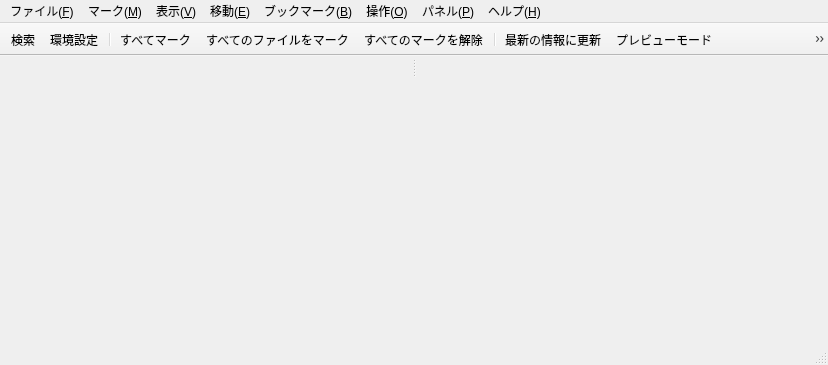
<?xml version="1.0" encoding="UTF-8"?>
<ui version="4.0">
 <class>MainWindow</class>
 <widget class="QMainWindow" name="MainWindow">
  <property name="geometry">
   <rect>
    <x>0</x>
    <y>0</y>
    <width>828</width>
    <height>365</height>
   </rect>
  </property>
  <property name="windowTitle">
   <string>MainWindow</string>
  </property>
  <property name="windowIcon">
   <iconset resource="resource.qrc">
    <normaloff>:/images/Gefu.png</normaloff>:/images/Gefu.png</iconset>
  </property>
  <widget class="QWidget" name="centralWidget">
   <layout class="QVBoxLayout" name="verticalLayout_3">
    <property name="spacing">
     <number>0</number>
    </property>
    <property name="leftMargin">
     <number>0</number>
    </property>
    <property name="topMargin">
     <number>0</number>
    </property>
    <property name="rightMargin">
     <number>0</number>
    </property>
    <property name="bottomMargin">
     <number>0</number>
    </property>
    <item>
     <widget class="QSplitter" name="splitter">
      <property name="orientation">
       <enum>Qt::Horizontal</enum>
      </property>
      <widget class="QWidget" name="layoutWidget">
       <layout class="QVBoxLayout" name="verticalLayout_2">
        <property name="spacing">
         <number>0</number>
        </property>
        <item>
         <widget class="AnyView" name="pane1" native="true">
          <property name="sizePolicy">
           <sizepolicy hsizetype="Expanding" vsizetype="Expanding">
            <horstretch>0</horstretch>
            <verstretch>0</verstretch>
           </sizepolicy>
          </property>
         </widget>
        </item>
       </layout>
      </widget>
      <widget class="QWidget" name="layoutWidget">
       <layout class="QVBoxLayout" name="verticalLayout_1">
        <property name="spacing">
         <number>0</number>
        </property>
        <item>
         <widget class="AnyView" name="pane2" native="true">
          <property name="sizePolicy">
           <sizepolicy hsizetype="Expanding" vsizetype="Expanding">
            <horstretch>0</horstretch>
            <verstretch>0</verstretch>
           </sizepolicy>
          </property>
         </widget>
        </item>
       </layout>
      </widget>
     </widget>
    </item>
    <item>
     <widget class="AnyView" name="pane3" native="true">
      <property name="sizePolicy">
       <sizepolicy hsizetype="Expanding" vsizetype="Expanding">
        <horstretch>0</horstretch>
        <verstretch>0</verstretch>
       </sizepolicy>
      </property>
     </widget>
    </item>
   </layout>
  </widget>
  <widget class="QToolBar" name="mainToolBar">
   <property name="movable">
    <bool>false</bool>
   </property>
   <property name="iconSize">
    <size>
     <width>24</width>
     <height>24</height>
    </size>
   </property>
   <attribute name="toolBarArea">
    <enum>TopToolBarArea</enum>
   </attribute>
   <attribute name="toolBarBreak">
    <bool>false</bool>
   </attribute>
   <addaction name="action_Search"/>
   <addaction name="action_Setting"/>
   <addaction name="separator"/>
   <addaction name="mark_All"/>
   <addaction name="mark_AllFiles"/>
   <addaction name="mark_AllOff"/>
   <addaction name="separator"/>
   <addaction name="view_Refresh"/>
   <addaction name="view_HalfMode"/>
   <addaction name="view_Filter"/>
   <addaction name="separator"/>
   <addaction name="move_Back"/>
   <addaction name="move_Forward"/>
   <addaction name="move_Root"/>
   <addaction name="move_Home"/>
   <addaction name="move_Jump"/>
   <addaction name="separator"/>
   <addaction name="cmd_NewFile"/>
   <addaction name="cmd_NewFolder"/>
   <addaction name="separator"/>
   <addaction name="help_About"/>
  </widget>
  <widget class="QStatusBar" name="statusBar"/>
  <widget class="QMenuBar" name="menuBar">
   <property name="geometry">
    <rect>
     <x>0</x>
     <y>0</y>
     <width>828</width>
     <height>22</height>
    </rect>
   </property>
   <widget class="QMenu" name="menu_File">
    <property name="title">
     <string>ファイル(&amp;F)</string>
    </property>
    <addaction name="action_Open"/>
    <addaction name="action_Exec"/>
    <addaction name="action_OpenEditor"/>
    <addaction name="action_OpenTerminal"/>
    <addaction name="action_OpenArchiver"/>
    <addaction name="action_Command"/>
    <addaction name="separator"/>
    <addaction name="action_Search"/>
    <addaction name="action_SearchNext"/>
    <addaction name="action_SearchPrev"/>
    <addaction name="separator"/>
    <addaction name="action_Setting"/>
    <addaction name="separator"/>
    <addaction name="action_Quit"/>
   </widget>
   <widget class="QMenu" name="menu_Mark">
    <property name="title">
     <string>マーク(&amp;M)</string>
    </property>
    <addaction name="mark_Toggle"/>
    <addaction name="mark_All"/>
    <addaction name="mark_AllFiles"/>
    <addaction name="mark_AllOff"/>
    <addaction name="mark_Invert"/>
   </widget>
   <widget class="QMenu" name="menu_View">
    <property name="title">
     <string>表示(&amp;V)</string>
    </property>
    <addaction name="view_FromOther"/>
    <addaction name="view_ToOther"/>
    <addaction name="view_Swap"/>
    <addaction name="view_Refresh"/>
    <addaction name="view_HalfMode"/>
    <addaction name="separator"/>
    <addaction name="view_Hidden"/>
    <addaction name="view_System"/>
    <addaction name="separator"/>
    <addaction name="view_FontSizeUp"/>
    <addaction name="view_FontSizeDown"/>
    <addaction name="separator"/>
    <addaction name="view_Sort"/>
    <addaction name="view_Filter"/>
   </widget>
   <widget class="QMenu" name="menu_Move">
    <property name="title">
     <string>移動(&amp;E)</string>
    </property>
    <addaction name="move_Back"/>
    <addaction name="move_Forward"/>
    <addaction name="move_History"/>
    <addaction name="separator"/>
    <addaction name="move_Home"/>
    <addaction name="move_Parent"/>
    <addaction name="move_Root"/>
    <addaction name="move_Jump"/>
    <addaction name="separator"/>
    <addaction name="move_Up"/>
    <addaction name="move_Down"/>
    <addaction name="move_Begin"/>
    <addaction name="move_End"/>
    <addaction name="separator"/>
    <addaction name="move_UpOther"/>
    <addaction name="move_DownOther"/>
    <addaction name="move_BeginOther"/>
    <addaction name="move_EndOther"/>
   </widget>
   <widget class="QMenu" name="menu_Operate">
    <property name="title">
     <string>操作(&amp;O)</string>
    </property>
    <addaction name="cmd_Copy"/>
    <addaction name="cmd_Move"/>
    <addaction name="cmd_Delete"/>
    <addaction name="separator"/>
    <addaction name="cmd_Rename"/>
    <addaction name="separator"/>
    <addaction name="cmd_NewFile"/>
    <addaction name="cmd_NewFolder"/>
    <addaction name="separator"/>
    <addaction name="copy_Filename"/>
    <addaction name="copy_Fullpath"/>
   </widget>
   <widget class="QMenu" name="menu_Help">
    <property name="title">
     <string>ヘルプ(&amp;H)</string>
    </property>
    <addaction name="check_Update"/>
    <addaction name="help_About"/>
   </widget>
   <widget class="QMenu" name="menu_Bookmark">
    <property name="title">
     <string>ブックマーク(&amp;B)</string>
    </property>
    <addaction name="bookmark_Edit"/>
    <addaction name="separator"/>
   </widget>
   <widget class="QMenu" name="menu_Panel">
    <property name="title">
     <string>パネル(&amp;P)</string>
    </property>
    <addaction name="split_Center"/>
    <addaction name="expand_Left"/>
    <addaction name="expand_Right"/>
   </widget>
   <addaction name="menu_File"/>
   <addaction name="menu_Mark"/>
   <addaction name="menu_View"/>
   <addaction name="menu_Move"/>
   <addaction name="menu_Bookmark"/>
   <addaction name="menu_Operate"/>
   <addaction name="menu_Panel"/>
   <addaction name="menu_Help"/>
  </widget>
  <action name="action_Quit">
   <property name="icon">
    <iconset resource="resource.qrc">
     <normaloff>:/images/Exit.png</normaloff>:/images/Exit.png</iconset>
   </property>
   <property name="text">
    <string>終了</string>
   </property>
   <property name="toolTip">
    <string>終了</string>
   </property>
   <property name="shortcut">
    <string>Q</string>
   </property>
   <property name="menuRole">
    <enum>QAction::QuitRole</enum>
   </property>
  </action>
  <action name="action_Open">
   <property name="icon">
    <iconset resource="resource.qrc">
     <normaloff>:/images/Open.png</normaloff>:/images/Open.png</iconset>
   </property>
   <property name="text">
    <string>開く</string>
   </property>
   <property name="toolTip">
    <string>開く</string>
   </property>
   <property name="shortcut">
    <string>Return</string>
   </property>
  </action>
  <action name="action_Exec">
   <property name="icon">
    <iconset resource="resource.qrc">
     <normaloff>:/images/Play.png</normaloff>:/images/Play.png</iconset>
   </property>
   <property name="text">
    <string>アプリケーションで開く</string>
   </property>
   <property name="toolTip">
    <string>アプリケーションで開く</string>
   </property>
   <property name="shortcut">
    <string>Shift+Return</string>
   </property>
  </action>
  <action name="view_FromOther">
   <property name="icon">
    <iconset theme="隣のパネルと同じフォルダを表示"/>
   </property>
   <property name="text">
    <string>隣のパネルと同じフォルダを表示</string>
   </property>
   <property name="shortcut">
    <string>O</string>
   </property>
  </action>
  <action name="view_ToOther">
   <property name="text">
    <string>隣のパネルに同じフォルダを表示</string>
   </property>
   <property name="toolTip">
    <string>隣のパネルに同じフォルダを表示</string>
   </property>
   <property name="shortcut">
    <string>Shift+O</string>
   </property>
  </action>
  <action name="mark_Toggle">
   <property name="text">
    <string>マーク/解除</string>
   </property>
   <property name="toolTip">
    <string>マーク/解除</string>
   </property>
   <property name="shortcut">
    <string>Space</string>
   </property>
  </action>
  <action name="mark_All">
   <property name="icon">
    <iconset resource="resource.qrc">
     <normaloff>:/images/Ok.png</normaloff>:/images/Ok.png</iconset>
   </property>
   <property name="text">
    <string>すべてマーク</string>
   </property>
   <property name="toolTip">
    <string>すべてマーク</string>
   </property>
   <property name="shortcut">
    <string>Shift+A</string>
   </property>
  </action>
  <action name="mark_AllFiles">
   <property name="icon">
    <iconset resource="resource.qrc">
     <normaloff>:/images/Check boxes.png</normaloff>:/images/Check boxes.png</iconset>
   </property>
   <property name="text">
    <string>すべてのファイルをマーク</string>
   </property>
   <property name="toolTip">
    <string>すべてのファイルをマーク</string>
   </property>
   <property name="shortcut">
    <string>A</string>
   </property>
  </action>
  <action name="mark_AllOff">
   <property name="icon">
    <iconset resource="resource.qrc">
     <normaloff>:/images/Cancel.png</normaloff>:/images/Cancel.png</iconset>
   </property>
   <property name="text">
    <string>すべてのマークを解除</string>
   </property>
   <property name="toolTip">
    <string>すべてのマークを解除</string>
   </property>
   <property name="shortcut">
    <string>U</string>
   </property>
  </action>
  <action name="mark_Invert">
   <property name="text">
    <string>マークを反転</string>
   </property>
   <property name="toolTip">
    <string>マークを反転</string>
   </property>
   <property name="shortcut">
    <string>I</string>
   </property>
  </action>
  <action name="view_Swap">
   <property name="icon">
    <iconset resource="resource.qrc">
     <normaloff>:/images/Flip.png</normaloff>:/images/Flip.png</iconset>
   </property>
   <property name="text">
    <string>表示フォルダを交換</string>
   </property>
   <property name="toolTip">
    <string>表示フォルダを交換</string>
   </property>
   <property name="shortcut">
    <string>W</string>
   </property>
  </action>
  <action name="action_Setting">
   <property name="icon">
    <iconset resource="resource.qrc">
     <normaloff>:/images/Settings.png</normaloff>:/images/Settings.png</iconset>
   </property>
   <property name="text">
    <string>環境設定...</string>
   </property>
   <property name="toolTip">
    <string>環境設定...</string>
   </property>
   <property name="shortcut">
    <string>Z</string>
   </property>
   <property name="menuRole">
    <enum>QAction::PreferencesRole</enum>
   </property>
  </action>
  <action name="view_Hidden">
   <property name="checkable">
    <bool>true</bool>
   </property>
   <property name="text">
    <string>隠しファイルを表示</string>
   </property>
   <property name="toolTip">
    <string>隠しファイルを表示</string>
   </property>
   <property name="shortcut">
    <string>Shift+H</string>
   </property>
  </action>
  <action name="view_Sort">
   <property name="text">
    <string>ソート方法...</string>
   </property>
   <property name="toolTip">
    <string>ソート方法...</string>
   </property>
   <property name="shortcut">
    <string>S</string>
   </property>
  </action>
  <action name="move_Down">
   <property name="icon">
    <iconset resource="resource.qrc">
     <normaloff>:/images/Go down.png</normaloff>:/images/Go down.png</iconset>
   </property>
   <property name="text">
    <string>カーソルを下に</string>
   </property>
   <property name="toolTip">
    <string>カーソルを下に</string>
   </property>
   <property name="shortcut">
    <string>J</string>
   </property>
  </action>
  <action name="move_Up">
   <property name="icon">
    <iconset resource="resource.qrc">
     <normaloff>:/images/Go up.png</normaloff>:/images/Go up.png</iconset>
   </property>
   <property name="text">
    <string>カーソルを上に</string>
   </property>
   <property name="toolTip">
    <string>カーソルを上に</string>
   </property>
   <property name="shortcut">
    <string>K</string>
   </property>
  </action>
  <action name="move_Back">
   <property name="icon">
    <iconset resource="resource.qrc">
     <normaloff>:/images/Back.png</normaloff>:/images/Back.png</iconset>
   </property>
   <property name="text">
    <string>戻る</string>
   </property>
   <property name="toolTip">
    <string>戻る</string>
   </property>
   <property name="shortcut">
    <string>[</string>
   </property>
  </action>
  <action name="move_Forward">
   <property name="icon">
    <iconset resource="resource.qrc">
     <normaloff>:/images/Forward.png</normaloff>:/images/Forward.png</iconset>
   </property>
   <property name="text">
    <string>進む</string>
   </property>
   <property name="toolTip">
    <string>進む</string>
   </property>
   <property name="shortcut">
    <string>]</string>
   </property>
  </action>
  <action name="move_History">
   <property name="text">
    <string>履歴...</string>
   </property>
   <property name="toolTip">
    <string>履歴...</string>
   </property>
   <property name="shortcut">
    <string>R</string>
   </property>
  </action>
  <action name="move_Parent">
   <property name="icon">
    <iconset resource="resource.qrc">
     <normaloff>:/images/Up.png</normaloff>:/images/Up.png</iconset>
   </property>
   <property name="text">
    <string>親フォルダに移動</string>
   </property>
   <property name="toolTip">
    <string>親フォルダに移動</string>
   </property>
   <property name="shortcut">
    <string>Backspace</string>
   </property>
  </action>
  <action name="move_Root">
   <property name="icon">
    <iconset resource="resource.qrc">
     <normaloff>:/images/Monitor.png</normaloff>:/images/Monitor.png</iconset>
   </property>
   <property name="text">
    <string>ルートフォルダに移動</string>
   </property>
   <property name="toolTip">
    <string>ルートフォルダに移動</string>
   </property>
   <property name="shortcut">
    <string>Shift+Backspace</string>
   </property>
  </action>
  <action name="move_Jump">
   <property name="icon">
    <iconset resource="resource.qrc">
     <normaloff>:/images/Folder.png</normaloff>:/images/Folder.png</iconset>
   </property>
   <property name="text">
    <string>フォルダを選択して移動</string>
   </property>
   <property name="toolTip">
    <string>フォルダを選択して移動</string>
   </property>
   <property name="shortcut">
    <string>G</string>
   </property>
  </action>
  <action name="move_Home">
   <property name="icon">
    <iconset resource="resource.qrc">
     <normaloff>:/images/Home.png</normaloff>:/images/Home.png</iconset>
   </property>
   <property name="text">
    <string>ホームフォルダに移動</string>
   </property>
   <property name="toolTip">
    <string>ホームフォルダに移動</string>
   </property>
   <property name="shortcut">
    <string>H</string>
   </property>
  </action>
  <action name="move_Begin">
   <property name="text">
    <string>カーソルを先頭に</string>
   </property>
   <property name="toolTip">
    <string>カーソルを先頭に</string>
   </property>
   <property name="shortcut">
    <string>Shift+J</string>
   </property>
  </action>
  <action name="move_End">
   <property name="text">
    <string>カーソルを末尾に</string>
   </property>
   <property name="toolTip">
    <string>カーソルを末尾に</string>
   </property>
   <property name="shortcut">
    <string>Shift+K</string>
   </property>
  </action>
  <action name="action_OpenEditor">
   <property name="icon">
    <iconset resource="resource.qrc">
     <normaloff>:/images/Edit page.png</normaloff>:/images/Edit page.png</iconset>
   </property>
   <property name="text">
    <string>エディタで開く</string>
   </property>
   <property name="toolTip">
    <string>エディタで開く</string>
   </property>
   <property name="shortcut">
    <string>E</string>
   </property>
  </action>
  <action name="action_Command">
   <property name="icon">
    <iconset resource="resource.qrc">
     <normaloff>:/images/Export.png</normaloff>:/images/Export.png</iconset>
   </property>
   <property name="text">
    <string>コマンドを実行...</string>
   </property>
   <property name="toolTip">
    <string>コマンドを実行...</string>
   </property>
   <property name="shortcut">
    <string>X</string>
   </property>
  </action>
  <action name="cmd_Copy">
   <property name="icon">
    <iconset resource="resource.qrc">
     <normaloff>:/images/Copy.png</normaloff>:/images/Copy.png</iconset>
   </property>
   <property name="text">
    <string>選択項目を隣のパネルにコピー</string>
   </property>
   <property name="toolTip">
    <string>選択項目を隣のパネルにコピー</string>
   </property>
   <property name="shortcut">
    <string>Ctrl+C</string>
   </property>
  </action>
  <action name="cmd_Move">
   <property name="icon">
    <iconset resource="resource.qrc">
     <normaloff>:/images/Paste.png</normaloff>:/images/Paste.png</iconset>
   </property>
   <property name="text">
    <string>選択項目を隣のパネルに移動</string>
   </property>
   <property name="shortcut">
    <string>Ctrl+M</string>
   </property>
  </action>
  <action name="cmd_Delete">
   <property name="icon">
    <iconset resource="resource.qrc">
     <normaloff>:/images/Close file.png</normaloff>:/images/Close file.png</iconset>
   </property>
   <property name="text">
    <string>選択項目を削除</string>
   </property>
   <property name="toolTip">
    <string>選択項目を削除</string>
   </property>
   <property name="shortcut">
    <string>Ctrl+D</string>
   </property>
  </action>
  <action name="cmd_Rename">
   <property name="icon">
    <iconset resource="resource.qrc">
     <normaloff>:/images/Rename.png</normaloff>:/images/Rename.png</iconset>
   </property>
   <property name="text">
    <string>名前を変更</string>
   </property>
   <property name="toolTip">
    <string>名前を変更</string>
   </property>
   <property name="shortcut">
    <string>Ctrl+R</string>
   </property>
  </action>
  <action name="cmd_NewFile">
   <property name="icon">
    <iconset resource="resource.qrc">
     <normaloff>:/images/New file.png</normaloff>:/images/New file.png</iconset>
   </property>
   <property name="text">
    <string>ファイルを作成</string>
   </property>
   <property name="toolTip">
    <string>ファイルを作成</string>
   </property>
   <property name="shortcut">
    <string>Ctrl+E</string>
   </property>
  </action>
  <action name="cmd_NewFolder">
   <property name="icon">
    <iconset resource="resource.qrc">
     <normaloff>:/images/Add folder.png</normaloff>:/images/Add folder.png</iconset>
   </property>
   <property name="text">
    <string>フォルダを作成</string>
   </property>
   <property name="toolTip">
    <string>フォルダを作成</string>
   </property>
   <property name="shortcut">
    <string>Ctrl+K</string>
   </property>
  </action>
  <action name="help_About">
   <property name="icon">
    <iconset resource="resource.qrc">
     <normaloff>:/images/Help.png</normaloff>:/images/Help.png</iconset>
   </property>
   <property name="text">
    <string>げふぅ について...</string>
   </property>
   <property name="toolTip">
    <string>げふぅ について...</string>
   </property>
   <property name="shortcut">
    <string>?</string>
   </property>
   <property name="menuRole">
    <enum>QAction::AboutRole</enum>
   </property>
  </action>
  <action name="view_System">
   <property name="checkable">
    <bool>true</bool>
   </property>
   <property name="text">
    <string>システムファイルを表示</string>
   </property>
   <property name="toolTip">
    <string>システムファイルを表示</string>
   </property>
   <property name="shortcut">
    <string>Shift+S</string>
   </property>
  </action>
  <action name="view_Refresh">
   <property name="icon">
    <iconset resource="resource.qrc">
     <normaloff>:/images/Refresh.png</normaloff>:/images/Refresh.png</iconset>
   </property>
   <property name="text">
    <string>最新の情報に更新</string>
   </property>
   <property name="toolTip">
    <string>最新の情報に更新</string>
   </property>
   <property name="shortcut">
    <string>L</string>
   </property>
  </action>
  <action name="action_OpenTerminal">
   <property name="icon">
    <iconset resource="resource.qrc">
     <normaloff>:/images/terminal.png</normaloff>:/images/terminal.png</iconset>
   </property>
   <property name="text">
    <string>ターミナルで開く</string>
   </property>
   <property name="toolTip">
    <string>ターミナルで開く</string>
   </property>
   <property name="shortcut">
    <string>&gt;</string>
   </property>
  </action>
  <action name="view_Filter">
   <property name="icon">
    <iconset resource="resource.qrc">
     <normaloff>:/images/Funnel.png</normaloff>:/images/Funnel.png</iconset>
   </property>
   <property name="text">
    <string>フィルタを設定...</string>
   </property>
   <property name="toolTip">
    <string>フィルタを設定...</string>
   </property>
   <property name="shortcut">
    <string>*</string>
   </property>
  </action>
  <action name="check_Update">
   <property name="text">
    <string>アップデートを確認</string>
   </property>
   <property name="toolTip">
    <string>アップデートを確認</string>
   </property>
   <property name="shortcut">
    <string>Shift+Z</string>
   </property>
  </action>
  <action name="copy_Filename">
   <property name="text">
    <string>ファイル名をクリップボードにコピー</string>
   </property>
   <property name="toolTip">
    <string>ファイル名をクリップボードにコピー</string>
   </property>
   <property name="shortcut">
    <string>C</string>
   </property>
  </action>
  <action name="copy_Fullpath">
   <property name="text">
    <string>フルパス名をクリップボードにコピー</string>
   </property>
   <property name="toolTip">
    <string>フルパス名をクリップボードにコピー</string>
   </property>
   <property name="shortcut">
    <string>Shift+C</string>
   </property>
  </action>
  <action name="action_Search">
   <property name="checkable">
    <bool>true</bool>
   </property>
   <property name="icon">
    <iconset resource="resource.qrc">
     <normaloff>:/images/Search.png</normaloff>:/images/Search.png</iconset>
   </property>
   <property name="text">
    <string>検索</string>
   </property>
   <property name="toolTip">
    <string>検索</string>
   </property>
   <property name="shortcut">
    <string>/</string>
   </property>
  </action>
  <action name="action_SearchNext">
   <property name="text">
    <string>次を検索</string>
   </property>
   <property name="toolTip">
    <string>次を検索</string>
   </property>
   <property name="shortcut">
    <string>Return</string>
   </property>
  </action>
  <action name="action_SearchPrev">
   <property name="text">
    <string>前を検索</string>
   </property>
   <property name="toolTip">
    <string>前を検索</string>
   </property>
   <property name="shortcut">
    <string>Shift+Return</string>
   </property>
  </action>
  <action name="view_FontSizeUp">
   <property name="icon">
    <iconset resource="resource.qrc">
     <normaloff>:/images/Zoom in.png</normaloff>:/images/Zoom in.png</iconset>
   </property>
   <property name="text">
    <string>文字を大きく</string>
   </property>
   <property name="toolTip">
    <string>文字を大きく</string>
   </property>
   <property name="shortcut">
    <string>+</string>
   </property>
  </action>
  <action name="view_FontSizeDown">
   <property name="icon">
    <iconset resource="resource.qrc">
     <normaloff>:/images/Zoom out.png</normaloff>:/images/Zoom out.png</iconset>
   </property>
   <property name="text">
    <string>文字を小さく</string>
   </property>
   <property name="toolTip">
    <string>文字を小さく</string>
   </property>
   <property name="shortcut">
    <string>-</string>
   </property>
  </action>
  <action name="move_UpOther">
   <property name="text">
    <string>隣ペインのカーソルを上に</string>
   </property>
   <property name="toolTip">
    <string>隣ペインのカーソルを上に</string>
   </property>
   <property name="shortcut">
    <string>Shift+Up</string>
   </property>
  </action>
  <action name="move_DownOther">
   <property name="text">
    <string>隣ペインのカーソルを下に</string>
   </property>
   <property name="toolTip">
    <string>隣ペインのカーソルを下に</string>
   </property>
   <property name="shortcut">
    <string>Shift+Down</string>
   </property>
  </action>
  <action name="move_BeginOther">
   <property name="text">
    <string>隣ペインのカーソルを先頭に</string>
   </property>
   <property name="toolTip">
    <string>隣ペインのカーソルを先頭に</string>
   </property>
   <property name="shortcut">
    <string>Alt+Up</string>
   </property>
  </action>
  <action name="move_EndOther">
   <property name="text">
    <string>隣ペインのカーソルを末尾に</string>
   </property>
   <property name="toolTip">
    <string>隣ペインのカーソルを末尾に</string>
   </property>
   <property name="shortcut">
    <string>Alt+Down</string>
   </property>
  </action>
  <action name="key_Left">
   <property name="text">
    <string>key_Left</string>
   </property>
   <property name="shortcut">
    <string>Left</string>
   </property>
  </action>
  <action name="key_Right">
   <property name="text">
    <string>key_Right</string>
   </property>
   <property name="shortcut">
    <string>Right</string>
   </property>
  </action>
  <action name="view_HalfMode">
   <property name="checkable">
    <bool>true</bool>
   </property>
   <property name="icon">
    <iconset resource="resource.qrc">
     <normaloff>:/images/Preview.png</normaloff>:/images/Preview.png</iconset>
   </property>
   <property name="text">
    <string>プレビューモード</string>
   </property>
   <property name="toolTip">
    <string>プレビューモード</string>
   </property>
   <property name="shortcut">
    <string>P</string>
   </property>
  </action>
  <action name="bookmark_Edit">
   <property name="text">
    <string>ブックマークを編集...</string>
   </property>
   <property name="toolTip">
    <string>ブックマークを編集...</string>
   </property>
   <property name="shortcut">
    <string>Shift+B</string>
   </property>
  </action>
  <action name="bookmark_Show">
   <property name="text">
    <string>ブックマークを表示</string>
   </property>
   <property name="shortcut">
    <string>B</string>
   </property>
  </action>
  <action name="split_Center">
   <property name="text">
    <string>中央で分割</string>
   </property>
   <property name="toolTip">
    <string>中央で分割</string>
   </property>
   <property name="shortcut">
    <string>Shift+Space</string>
   </property>
  </action>
  <action name="expand_Left">
   <property name="text">
    <string>左パネルを拡大</string>
   </property>
   <property name="toolTip">
    <string>左パネルを拡大</string>
   </property>
   <property name="shortcut">
    <string>Shift+Right</string>
   </property>
  </action>
  <action name="expand_Right">
   <property name="text">
    <string>右パネルを拡大</string>
   </property>
   <property name="toolTip">
    <string>右パネルを拡大</string>
   </property>
   <property name="shortcut">
    <string>Shift+Left</string>
   </property>
  </action>
  <action name="action_OpenArchiver">
   <property name="icon">
    <iconset resource="resource.qrc">
     <normaloff>:/images/utilities_file_archiver.png</normaloff>:/images/utilities_file_archiver.png</iconset>
   </property>
   <property name="text">
    <string>アーカイバで開く</string>
   </property>
   <property name="toolTip">
    <string>アーカイバで開く</string>
   </property>
   <property name="shortcut">
    <string>Shift+U</string>
   </property>
  </action>
 </widget>
 <layoutdefault spacing="6" margin="11"/>
 <customwidgets>
  <customwidget>
   <class>AnyView</class>
   <extends>QWidget</extends>
   <header>anyview.h</header>
   <container>1</container>
  </customwidget>
 </customwidgets>
 <resources>
  <include location="resource.qrc"/>
 </resources>
 <connections/>
</ui>
